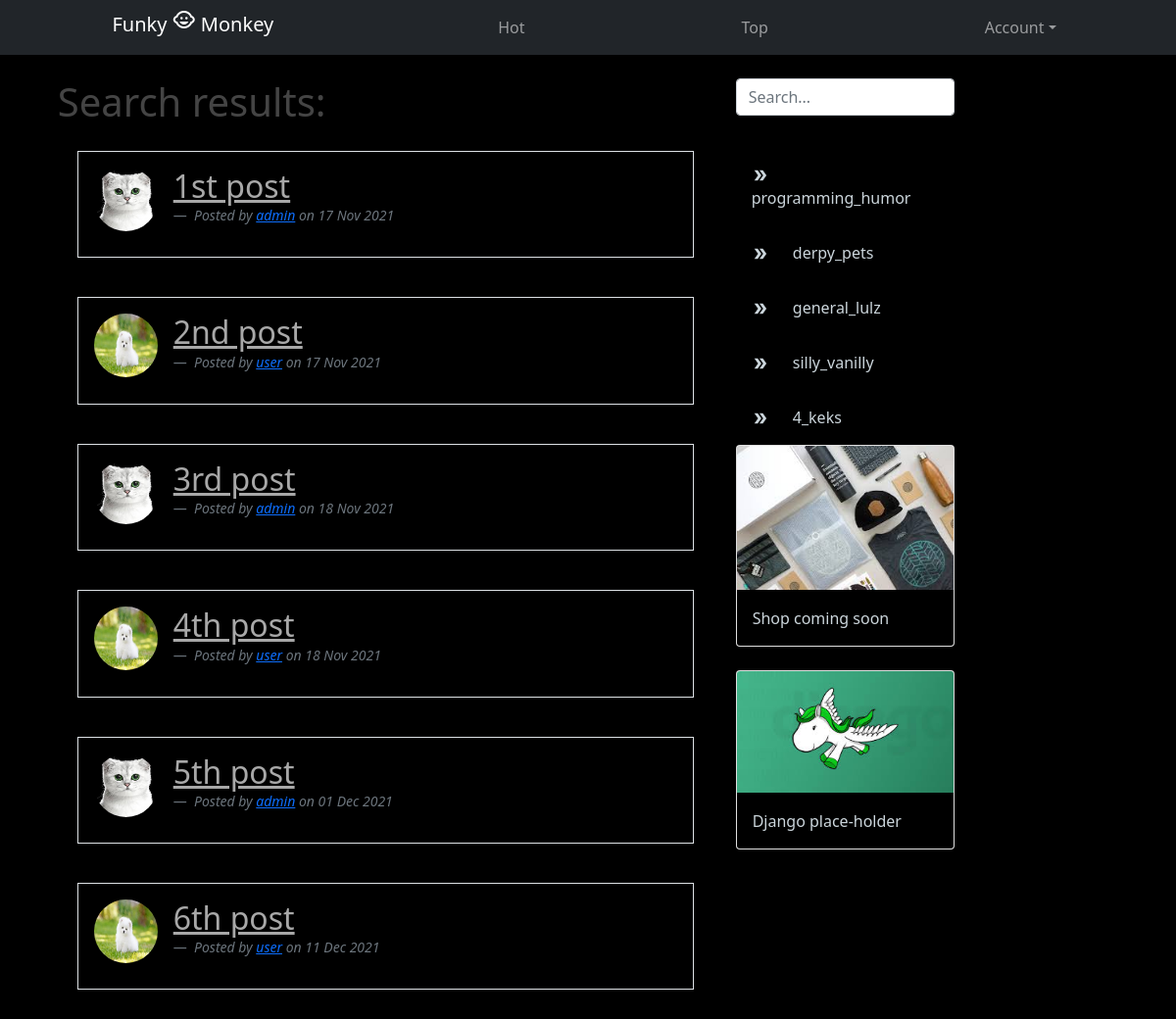
The app's page /search/ with its own data.
### gags/models.py (models this page shows, shortened)
class Post(models.Model):
    title = models.CharField(max_length=100)
    content = models.TextField(blank=True)
    image = models.ImageField(upload_to='media/image_posts', default='', blank=True)
    date_posted = models.DateTimeField(default=timezone.now)
    author = models.ForeignKey(User, on_delete=models.CASCADE)
    category = models.ForeignKey(Category, on_delete=models.CASCADE, default='uncategorized')
    tag = models.CharField(max_length=100, default='#untagged', blank=True)

class Category(models.Model):
    name = models.CharField(max_length=255, default='')
    def __str__(self):
        return self.name

### users/models.py (models this page shows, shortened)
class Profile(models.Model):
    user = models.OneToOneField(User, on_delete=models.CASCADE)
    image = models.ImageField(default='default.jpg', upload_to='profile_pics')

### gags/views.py (the view)
# urls.py: path('search/', views.search, name='search-view'),
def search(request):
    qd = request.GET.get('q')    # This is a dictionary
    qs = Post.objects.all()      # This is a QuerySet
    if qd is not None and qd:       # WTF?
        lookups = Q(title__icontains=qd) | Q(content__icontains=qd)     # lookup is set to search in two columns: title and content
        qs = Post.objects.filter(lookups)
    context = {
        "results": qs
    }
    return render(request, 'gags/searched.html', context)

### gags/context_processors.py (called while the page is built)
def add_variable_to_context(request):
    categories = Category.objects.all()
    context = {'category_list': categories}
    return context

### gags/templates/gags/searched.html
{% extends "gags/base.html" %}
{% block content %}
<h1 class="mb-3">Search results:</h1>
{% if results %}
{% for post in results %}
<article class="media content-section">
    <div class="media border p-3">
        <img style="float:left" class="rounded-circle article-img" src="{{post.author.profile.image.url}}" alt="Profile Image">
        <figure class="text-justify">
            <blockquote class="blockquote">
                <h2><a class="article-title" href="{% url 'post-detail' post.id %}">{{ post.title }}</a></h2>
            </blockquote>
            <figcaption class="blockquote-footer">
                <cite title="Source Title">Posted by <a class="mr-2" href="{% url 'user-posts' post.author.username %}">{{ post.author }}</a> on {{ post.date_posted|date:"d M Y" }}</cite>
            </figcaption>
        </figure>
    </div>
</article>
{% endfor %}
{% elif empty %}
<h2 class="mb-3">NO RESULTS FOUND</h2>
{% endif %}
{% endblock %}

### gags/templates/gags/sidebar.html (shortened to what this page needs)
<div>
    <div class="search-container">
        <form action="/search/" method="GET">
            <div class="col-md-13">
                <input class="form-control" type="text" name="q"  placeholder="Search..." aria-label="Search" title="Search for a post">
            </div>
            <button type="submit" class="search-container button"><span class="material-icons">search</span></button>
        </form>
    </div>
    <br>
    <div class="cat bg">
        {% for category in category_list %}
        <a class="" href="{% url 'category-view' category.id %}" title="Select category"> <span class="material-icons inline pdr ">double_arrow</span> {{ category }}</a>
        {% endfor %}
    </div>
    <div class="card">
        <img class="card-img-top" src="/media/merchandise.jpg" alt="merch">
        <a class="card-footer bg" href="#" title="Enter Store">Shop coming soon</a>
    </div>
    <br>
    <div class="card">
        <img class="card-img-top" src="/media/django.jpg" alt="Django">
        <a class="card-footer bg" href="#">Django place-holder</a>
    </div>
</div>

### gags/static/gags/main.css (style rules this page uses)
body { background: #fafafa; color: #333333; margin-top: 5rem; }
h1, h2, h3, h4, h5, h6 { color: #444444; }
.content-section { background: black; padding: 10px 20px; border-radius: 5px; margin-bottom: 20px; width: 100%; }
.article-title { color: #a8a8a8; }
.article-img { height: 65px; width: 65px; margin-right: 16px; }
.bg { background-color: black; }
.inline { display: inline-flex; vertical-align: middle; font-size: 18px !important; }
.pdr { padding-right: 20px; }
img { width: 80%; max-width: 640px; display: block; margin-left: auto; margin-right: auto; }

### gags/static/gags/style.css (style rules this page uses)
.sidebar a { display: block; color: #cbd5db; padding: 16px; text-decoration: none; }
.search-container { float: left; width: 100%; }
.search-container button { float: right; background: black; font-size: 15px; cursor: pointer; border: none; border-radius: 30px; }
.cat { float: left; width: 100%; }

### records on screen
Post: author.profile.image (picture), title "1st post", author "admin", date_posted "17 Nov 2021"
Post: author.profile.image (picture), title "2nd post", author "user", date_posted "17 Nov 2021"
Post: author.profile.image (picture), title "3rd post", author "admin", date_posted "18 Nov 2021"
Post: author.profile.image (picture), title "4th post", author "user", date_posted "18 Nov 2021"
Post: author.profile.image (picture), title "5th post", author "admin", date_posted "01 Dec 2021"
Post: author.profile.image (picture), title "6th post", author "user", date_posted "11 Dec 2021"
Category: name "programming_humor"
Category: name "derpy_pets"
Category: name "general_lulz"
Category: name "silly_vanilly"
Category: name "4_keks"
